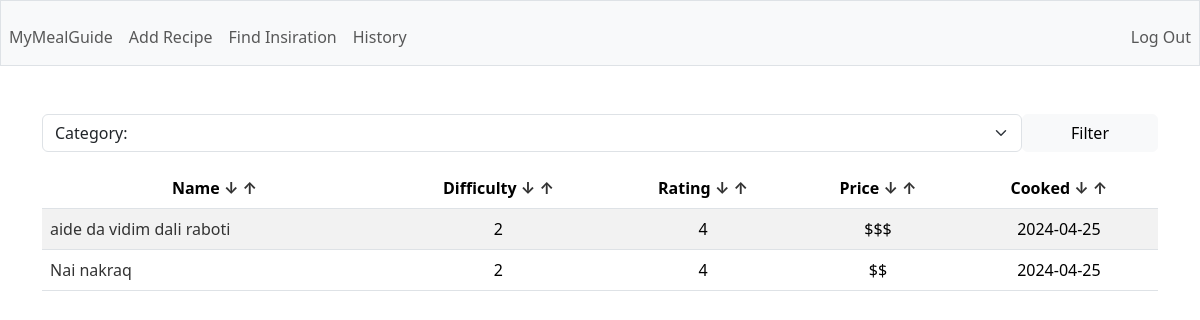
Page / (signed in) on the earlier database version.
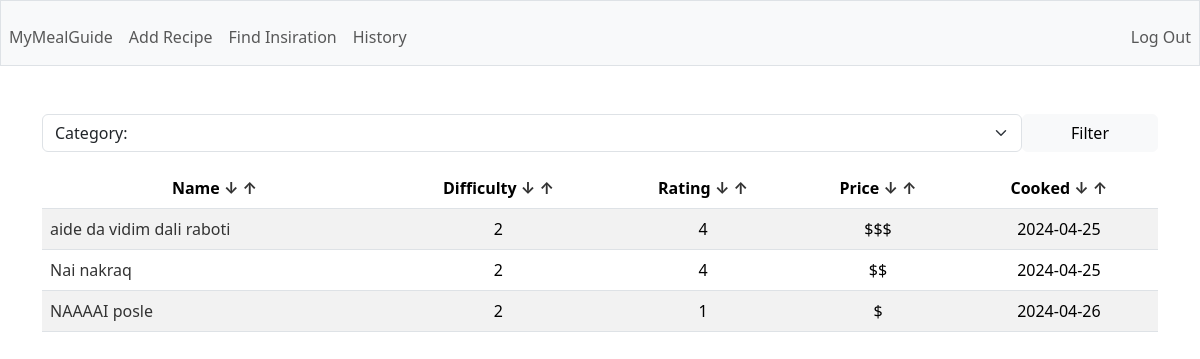
Same page on the later database version.
### tables this page shows
CREATE TABLE recipes (
        id INTEGER PRIMARY KEY AUTOINCREMENT,
        user_id INTEGER,
        name TEXT NOT NULL,
        description TEXT,
        total_time INTEGER,
        category TEXT,
        instructions TEXT,
        difficulty INTEGER,
        rating INTEGER,
        price TEXT,
        last_cooked DATE,
        FOREIGN KEY(user_id) REFERENCES users(id)
    );

### app.py (the view)
@app.route('/')
@login_required
def home():
    category = request.args.get('category')
    if category:
        rows = g.c.execute('SELECT id, name, category, difficulty, rating, price, last_cooked FROM recipes WHERE user_id = ? AND category = ?', (session['user_id'], category)).fetchall()
        return render_template('index.html', rows=rows, columns=COLUMNS, categories=CATEGORIES, category=category.capitalize())
    else:
        rows = g.c.execute('SELECT id, name, category, difficulty, rating, price, last_cooked FROM recipes WHERE user_id = ?', (session['user_id'],)).fetchall()
        return render_template('index.html', rows=rows, columns=COLUMNS, categories=CATEGORIES)

### app.py (called while the page is built)
@app.before_request
def before_request():
    g.db = sqlite3.connect('database.db')
    g.c = g.db.cursor()

@app.teardown_request
def teardown_request(exception):
    db = getattr(g, 'db', None)
    if db is not None:
        db.close()

@app.after_request
def after_request(response):
    response.headers['Cache-Control'] = 'no-cache, no-store, must-revalidate'
    response.headers['Pragma'] = 'no-cache'
    response.headers['Expires'] = '0'
    return response

### helpers.py (called while the page is built)
def login_required(f):
    @wraps(f)
    def decorated_function(*args, **kwargs):
        if session.get('user_id') is None:
            return redirect('/login')
        return f(*args, **kwargs)
    return decorated_function

### templates/index.html (shortened to what this page needs)
{% extends "layout.html" %} {% block title %} Homepage {% endblock %} {% block
main %}
<div class="mb-3">
  <form action="/sort" method="GET" class="d-flex">
    <select
      name="category"
      class="form-select"
      aria-label="Default select example"
    >
      {% if category %}
      <option selected disabled>Category: {{ category }}</option>
      {% else %}
      <option selected disabled>Category:</option>
      {% endif %}
    </select>
    <button class="btn btn-light d-block px-5" type="submit">Filter</button>
  </form>
</div>
<table class="table table-striped">
  <thead>
    <tr>
      {% for c in columns %}
      <th scope="col">
        {{ c.capitalize() }}
        <a href="{{ url_for('sort', column=c, way='ASC')}}">↓</a>
        <a href="{{ url_for('sort', column=c, way='DESC')}}">↑</a>
      </th>
      {% endfor %}
    </tr>
  </thead>
  <tbody>
    {% for row in rows: %}
    <tr>
      <td class="text-start">
        <a href="/recipe/{{ row[0] }}">{{ row[1] }}</a>
      </td>
      <td>{{ row[3] }}</td>
      <td>{{ row[4] }}</td>
      <td>{{ row[5] }}</td>
      <td>{{ row[6] }}</td>
    </tr>
    {% endfor %}
  </tbody>
</table>
{% endblock %}

Differences in the rows shown:
added recipes: name "NAAAAI posle", difficulty "2", rating "1", price "$", last_cooked "2024-04-26"
